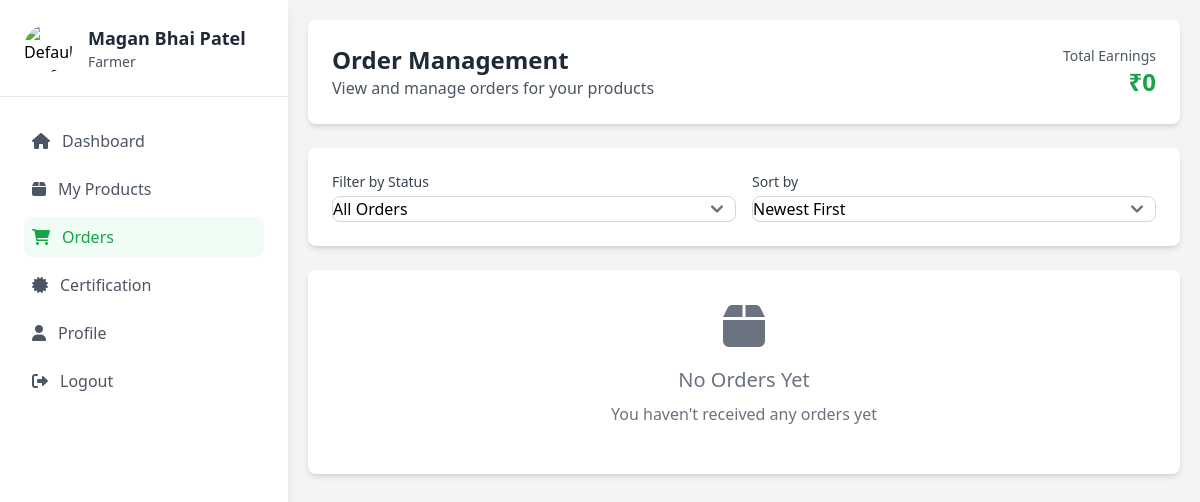
The page /farmer/orders/ (signed in) on the database as committed earlier.
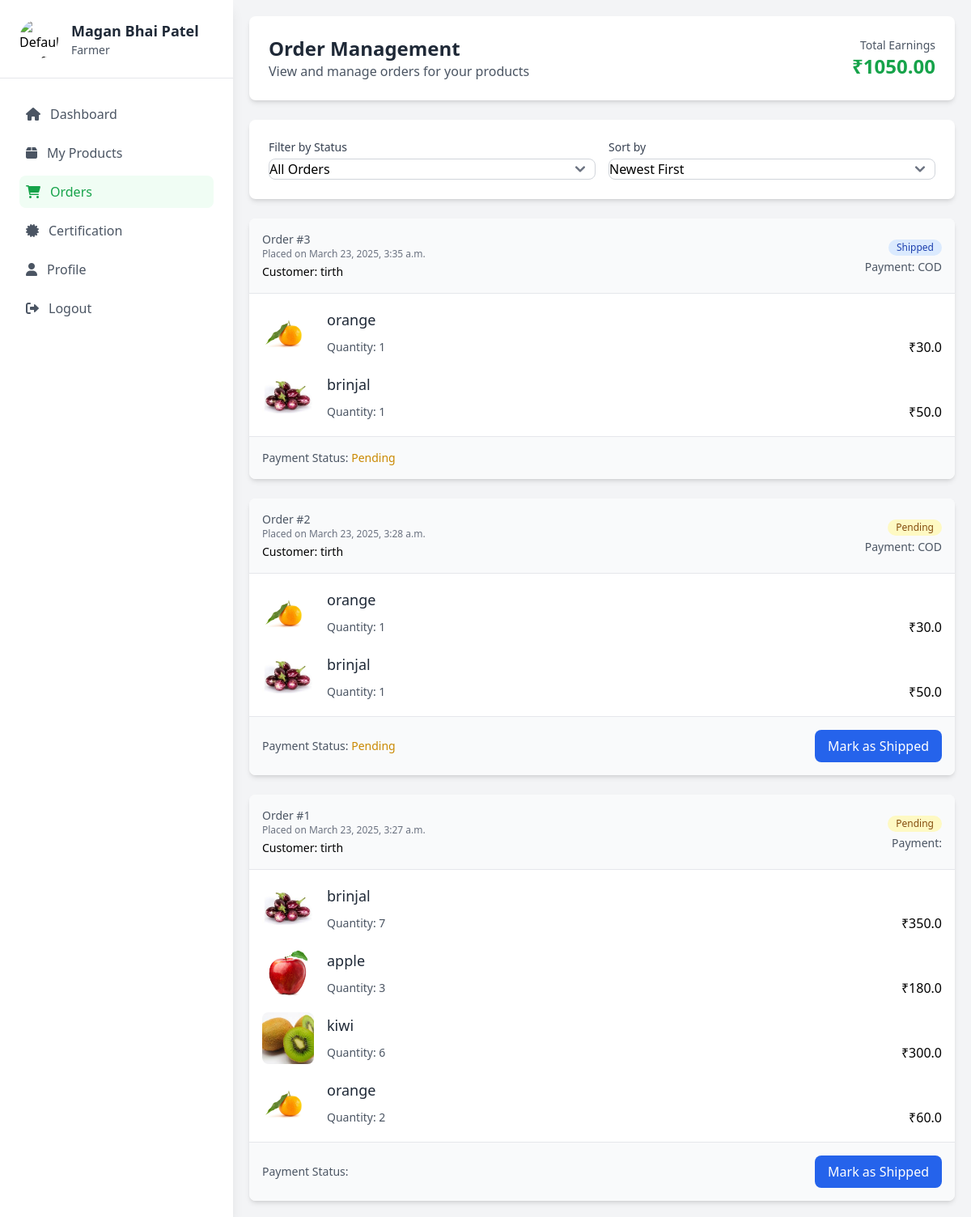
The same page on the database as committed later.
### api/models.py (models this page shows, shortened)
class Order(models.Model):
    STATUS_CHOICES = [
        ('Pending', 'Pending'),
        ('Shipped', 'Shipped'),
        ('Delivered', 'Delivered'),
        ('Cancelled', 'Cancelled'),
    ]
    PAYMENT_STATUS_CHOICES = [
        ('Pending', 'Pending'),
        ('Completed', 'Completed'),
        ('Failed', 'Failed'),
    ]
    order_id = models.AutoField(primary_key=True)
    customer = models.ForeignKey(User, on_delete=models.CASCADE)
    total_price = models.DecimalField(max_digits=10, decimal_places=2)
    order_date = models.DateTimeField(auto_now_add=True)
    order_status = models.CharField(max_length=20, choices=STATUS_CHOICES, default='Pending')
    placed_at = models.DateTimeField(auto_now_add=True)
    payment_status = models.CharField(max_length=20, choices=PAYMENT_STATUS_CHOICES, default='Pending')

class User(AbstractBaseUser, PermissionsMixin):
    ROLE_CHOICES = [
        ('Farmer', 'Farmer'),
        ('Customer', 'Customer'),
        ('Admin', 'Admin'),
        ('Verifier', 'Verifier'),
    ]
    user_id = models.AutoField(primary_key=True)
    full_name = models.CharField(max_length=100)
    email = models.EmailField(unique=True)
    phone_number = models.CharField(max_length=15)
    role = models.CharField(max_length=10, choices=ROLE_CHOICES, default='Customer')
    is_active = models.BooleanField(default=True)
    is_staff = models.BooleanField(default=False)
    objects = UserManager()
    USERNAME_FIELD = 'email'
    REQUIRED_FIELDS = ['full_name', 'phone_number']

class Payment(models.Model):
    PAYMENT_METHOD_CHOICES = [
        ('UPI', 'UPI'),
        ('Bank Transfer', 'Bank Transfer'),
        ('Wallet', 'Wallet'),
        ('COD', 'COD'),
    ]
    PAYMENT_STATUS_CHOICES = [
        ('Pending', 'Pending'),
        ('Success', 'Success'),
        ('Failed', 'Failed'),
    ]
    order = models.OneToOneField(Order, on_delete=models.CASCADE)
    payment_method = models.CharField(max_length=20, choices=PAYMENT_METHOD_CHOICES)
    transaction_id = models.CharField(max_length=50, blank=True, null=True)
    payment_status = models.CharField(max_length=20, choices=PAYMENT_STATUS_CHOICES, default='Pending')

class OrderItem(models.Model):
    order = models.ForeignKey(Order, on_delete=models.CASCADE)
    product = models.ForeignKey(Product, on_delete=models.CASCADE)
    quantity = models.PositiveIntegerField()
    price = models.DecimalField(max_digits=10, decimal_places=2)

class Product(models.Model):
    product_id = models.AutoField(primary_key=True)
    farmer = models.ForeignKey(FarmerProfile, on_delete=models.CASCADE)
    category = models.ForeignKey(Category, on_delete=models.CASCADE)
    product_name = models.CharField(max_length=100)
    description = models.TextField()
    price = models.DecimalField(max_digits=10, decimal_places=2)
    stock = models.PositiveIntegerField()
    image = models.ImageField(upload_to='products/')
    qr_code = models.ImageField(upload_to='qr_codes/', blank=True, null=True)
    created_at = models.DateTimeField(auto_now_add=True)

### api/views.py (the view)
# urls.py: path('farmer/orders/', views.farmer_orders, name='farmer_orders'),
@login_required
def farmer_orders(request):
    if request.user.role != 'Farmer':
        messages.error(request, 'Only farmers can view their orders.')
        return redirect('home')
    try:
        farmer_profile = FarmerProfile.objects.get(user=request.user)
        status = request.GET.get('status', '')
        sort = request.GET.get('sort', '-placed_at')
        orders = Order.objects.filter(
            orderitem__product__farmer=farmer_profile
        ).exclude(
            order_status='Cart'
        ).distinct()
        if status:
            orders = orders.filter(order_status=status)
        orders = orders.order_by(sort).select_related(
            'customer', 'payment'
        ).prefetch_related(
            'orderitem_set__product'
        )
        total_earnings = sum(
            item.price * item.quantity
            for order in orders
            for item in order.orderitem_set.filter(product__farmer=farmer_profile)
        )
        context = {
            'orders': orders,
            'current_status': status,
            'current_sort': sort,
            'total_earnings': total_earnings,
        }
        return render(request, 'farmer/orders.html', context)
    except FarmerProfile.DoesNotExist:
        messages.error(request, 'Please complete your farmer profile first.')
        return redirect('farmer_dashboard')

### api/templatetags/custom_filters.py (called while the page is built)
@register.filter(name='multiply')
def multiply(value, arg):
    try:
        return float(value) * float(arg)
    except (ValueError, TypeError):
        return 0

### templates/farmer/orders.html (shortened to what the changed rows need)
{% extends 'farmer/farmer_base.html' %}
{% load static %}
{% load custom_filters %}
{% block content %}
<div class="flex flex-col p-5">
    <div class="bg-white rounded-lg shadow-md p-6 mb-6">
        <div class="flex items-center justify-between">
            <div>
                <h1 class="text-2xl font-semibold text-gray-800">Order Management</h1>
            </div>
            <div class="text-right">
                <p class="text-sm text-gray-600">Total Earnings</p>
                <p class="text-2xl font-bold text-green-600">₹{{ total_earnings }}</p>
            </div>
        </div>
    </div>
    <div class="space-y-6">
        {% for order in orders %}
        <div class="bg-white rounded-lg shadow-md overflow-hidden">
            <div class="p-4 bg-gray-50 border-b">
                <div class="flex items-center justify-between">
                    <div>
                        <p class="text-sm text-gray-600">Order #{{ order.order_id }}</p>
                        <p class="text-xs text-gray-500">Placed on {{ order.placed_at|date:"F j, Y, g:i a" }}</p>
                        <p class="text-sm font-medium mt-1">Customer: {{ order.customer.full_name }}</p>
                    </div>
                    <div class="text-right">
                        <span class="inline-flex items-center px-2.5 py-0.5 rounded-full text-xs font-medium
                            {% if order.order_status == 'Pending' %}bg-yellow-100 text-yellow-800
                            {% elif order.order_status == 'Shipped' %}bg-blue-100 text-blue-800
                            {% elif order.order_status == 'Delivered' %}bg-green-100 text-green-800
                            {% else %}bg-red-100 text-red-800{% endif %}">
                            {{ order.order_status }}
                        </span>
                        <p class="text-sm text-gray-600 mt-1">Payment: {{ order.payment.payment_method }}</p>
                    </div>
                </div>
            </div>
            <div class="p-4">
                <div class="space-y-4">
                    {% for item in order.orderitem_set.all %}
                    {% if item.product.farmer.user == user %}
                    <div class="flex items-center gap-4">
                        <img src="{{ item.product.image.url }}" alt="{{ item.product.product_name }}"
                             class="w-16 h-16 object-cover rounded-lg">
                        <div class="flex-grow">
                            <h3 class="text-lg font-medium text-gray-800">{{ item.product.product_name }}</h3>
                            <div class="flex justify-between items-center mt-2">
                                <span class="text-sm text-gray-600">Quantity: {{ item.quantity }}</span>
                                <span class="font-medium">₹{{ item.price|multiply:item.quantity }}</span>
                            </div>
                        </div>
                    </div>
                    {% endif %}
                    {% endfor %}
                </div>
            </div>
            <div class="p-4 bg-gray-50 border-t">
                <div class="flex items-center justify-between">
                    <div>
                        <p class="text-sm text-gray-600">
                            Payment Status:
                            <span class="{% if order.payment.payment_status == 'Success' %}text-green-600
                                       {% elif order.payment.payment_status == 'Failed' %}text-red-600
                                       {% else %}text-yellow-600{% endif %}">
                                {{ order.payment.payment_status }}
                            </span>
                        </p>
                    </div>
                    {% if order.order_status == 'Pending' %}
                    <div class="flex gap-2">
                        <form method="post" action="{% url 'update_order_status' order.order_id %}">
                            <button type="submit" class="bg-blue-600 text-white px-4 py-2 rounded-lg hover:bg-blue-700 transition-colors">
                                Mark as Shipped
                            </button>
                        </form>
                    </div>
                    {% endif %}
                </div>
            </div>
        </div>
        {% empty %}
        <div class="bg-white rounded-lg shadow-md p-8 text-center">
            <div class="text-gray-500 mb-4">
                <i class="fas fa-box fa-3x mb-4"></i>
                <h3 class="text-xl font-medium">No Orders Yet</h3>
                <p class="mt-2">You haven't received any orders yet</p>
            </div>
        </div>
        {% endfor %}
    </div>
</div>
{% endblock %}

Rows that differ between the two databases and show on the page:
added Order: order_id "3", placed_at "March 23, 2025, 3:35 a.m.", customer.full_name "tirth", order_status "Shipped", payment.payment_method "COD", payment.payment_status "Pending"
added OrderItem: product.image (picture), product.product_name "orange", quantity "1", price|multiply "30.0", shown under "3"
added OrderItem: product.image (picture), product.product_name "brinjal", quantity "1", price|multiply "50.0", shown under "3"
added Order: order_id "2", placed_at "March 23, 2025, 3:28 a.m.", customer.full_name "tirth", order_status "Pending", payment.payment_method "COD", payment.payment_status "Pending", shows "Mark as Shipped"
now on this page (row edited): OrderItem: product.image (picture), product.product_name "orange", quantity "1", price|multiply "30.0", shown under "2"
added OrderItem: product.image (picture), product.product_name "brinjal", quantity "1", price|multiply "50.0", shown under "2"
now on this page (row edited): Order: order_id "1", placed_at "March 23, 2025, 3:27 a.m.", customer.full_name "tirth", order_status "Pending", shows "Mark as Shipped"
added OrderItem: product.image (picture), product.product_name "brinjal", quantity "7", price|multiply "350.0", shown under "1"
now on this page (row edited): OrderItem: product.image (picture), product.product_name "apple", quantity "3", price|multiply "180.0", shown under "1"
now on this page (row edited): OrderItem: product.image (picture), product.product_name "kiwi", quantity "6", price|multiply "300.0", shown under "1"
now on this page (row edited): OrderItem: product.image (picture), product.product_name "orange", quantity "2", price|multiply "60.0", shown under "1"
Other text that changed with them:
{{ total_earnings }}: "0" → "1050.00"
text no longer shown: "No Orders Yet You haven't received any orders yet"
